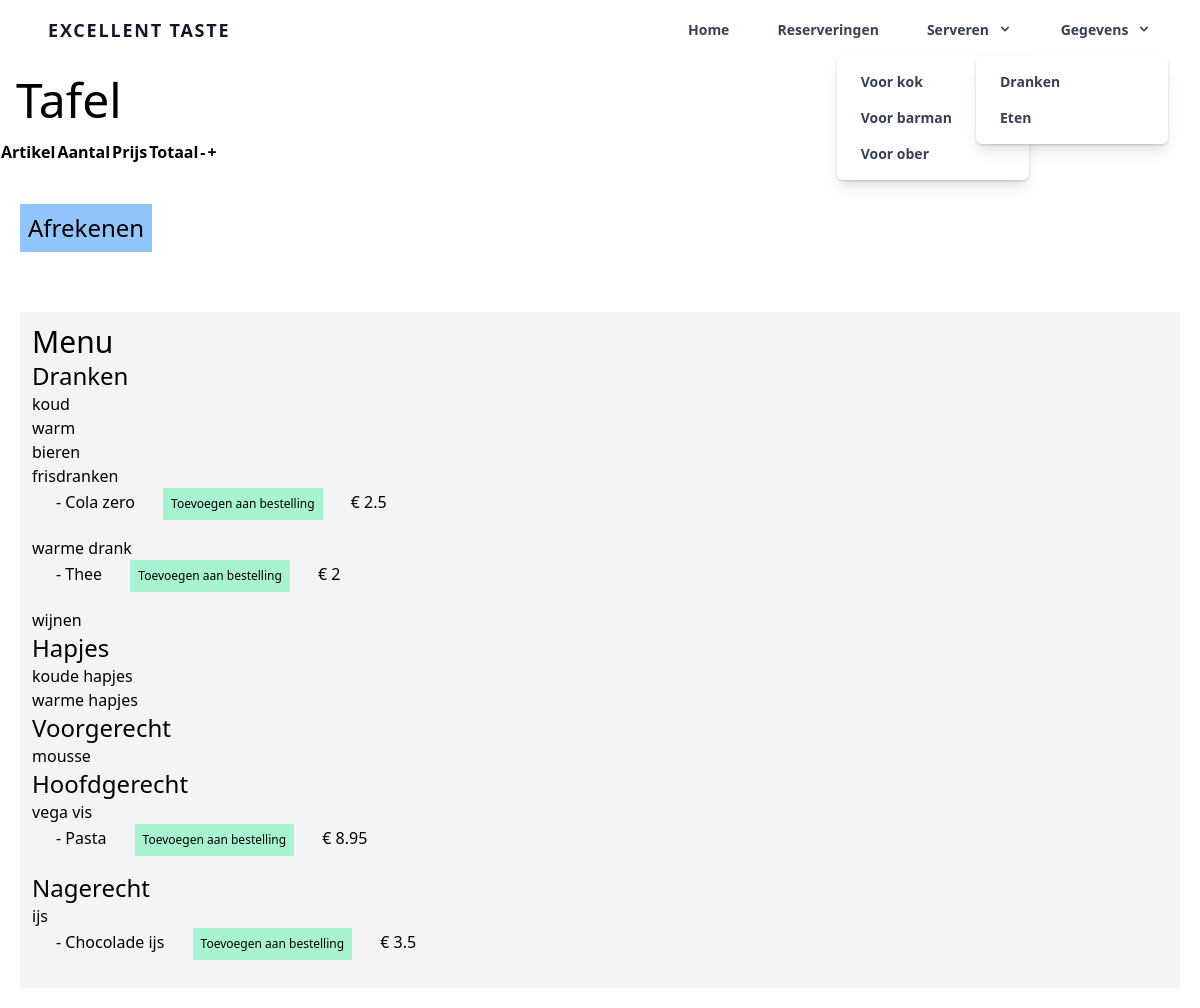
The app's page /views/bestellen.php with its own data.
### tables this page shows
CREATE TABLE gerechtcategorien (
	id int(11) AUTO_INCREMENT PRIMARY KEY,
    code varchar(3) null,
    naam varchar(20) null,
    UNIQUE (id,code)
);

CREATE TABLE gerechtsoorten (
	id int(11) AUTO_INCREMENT PRIMARY KEY not null,
    code varchar(3) null,
    naam varchar(20) null,
    gerechtcategorien_id int(11) not null,
    UNIQUE (id,code)
);

CREATE TABLE menuitems (
	id int(11) AUTO_INCREMENT PRIMARY KEY not null,
    code VARCHAR(4) null,
    naam varchar(30) null,
    gerechtsoort_id int(11) not null,
    prijs double not null,
    UNIQUE (id,code)
);

### src/database/db.class.php (called while the page is built)
<?php
class DB
{
    public static function connect()
    {
        $usernme = 'root';
        $password = '';
        $dsn = "mysql:host=localhost;dbname=ext;charset=utf8mb4";
        $pdo = new PDO($dsn, $usernme, $password);
        return $pdo;
    }
}

### model/Menu.class.php (called while the page is built, shortened)
<?php
class Menu extends DB {
    public static function all()
    {
        $sql = "SELECT * FROM menuitems";
        $stmt = DB::connect()->prepare($sql);
        $stmt->execute();
        $data = $stmt->fetchAll(PDO::FETCH_OBJ);
        return $data;
    }
    public static function allSoorten()
    {
        $sql = "SELECT * FROM gerechtsoorten";
        $stmt = DB::connect()->prepare($sql);
        $stmt->execute();
        $data = $stmt->fetchAll(PDO::FETCH_OBJ);
        return $data;
    }
    public static function allCategorien()
    {
        $sql = "SELECT * FROM gerechtcategorien";
        $stmt = DB::connect()->prepare($sql);
        $stmt->execute();
        $data = $stmt->fetchAll(PDO::FETCH_OBJ);
        return $data;
    }
}

### controllers/MenuController.class.php (called while the page is built, shortened)
<?php
require '../model/Menu.class.php';
class MenuController {
    public function all()
    {
       return Menu::all();
    }
    public function getAllSoorten()
    {
        return Menu::allSoorten();
    }
    public function getAllCategorien()
    {
        return Menu::allCategorien();
    }
}

### views/bestellen.php (the view, shortened to what this page needs)
<?php
include 'navbar.php';
$reservering_id = $_GET['id'];
$reserveringController = new ReserveringController();
$reservering = $reserveringController->find($reservering_id);
$menuController = new MenuController();
$menuCategorien = $menuController->getAllCategorien();
$menuSoorten = $menuController->getAllSoorten();
$menu = $menuController->all();
?>
<h1 class="m-4 text-5xl">Tafel <?php echo $reservering->tafel; ?></h1>
<table>
  <tr>
    <th>Artikel</th>
    <th>Aantal</th>
    <th>Prijs</th>
    <th>Totaal</th>
    <th>-</th>
    <th>+</th>
    <th></th>
  </tr>
</table>
<form method="get" action="../controllers/RequestController.php">
  <input class="p-2 text-2xl hover:bg-blue-400 m-10 ml-5 bg-blue-300" type="submit" value="Afrekenen">
</form>
<div class="m-5 p-3 bg-gray-100">
<h5 class="text-3xl">Menu</h5>
<?php foreach ($menuCategorien as $cat) { ?>
<h5 class="text-2xl"><?php echo $cat->naam; ?></h5>
<?php foreach ($menuSoorten as $soort) { ?>
  <?php if ($soort->gerechtcategorien_id == $cat->id) { ?>
    <h5 class="text-1xl"><?php echo $soort->naam; ?></h5>
        <?php foreach ($menu as $item) { ?>
          <?php if($item->gerechtsoort_id == $soort->id) { ?>
            <form action="../controllers/RequestController.php">
              <label class=" m-5 p-1 w-1/4 text-md "for=""> - <?php echo $item->naam; ?></label>
              <input class="p-2 text-xs hover:bg-green-300 bg-green-200" type="submit" value="Toevoegen aan bestelling">
              <label class=" m-5 p-1 w-1/4 text-md "for=""> € <?php echo $item->prijs; ?></label>
            </form>
            <?php } ?>
 <?php } ?>
 <?php } ?>
 <?php } ?>
 <?php } ?>
  </div>

### views/navbar.php (shortened to what this page needs)
<head>
    <link href="https://unpkg.com/tailwindcss@^2/dist/tailwind.min.css" rel="stylesheet">
    <link rel="stylesheet" href="../src/css/style.css">
    <link rel="stylesheet" href="https://cdnjs.cloudflare.com/ajax/libs/font-awesome/4.7.0/css/font-awesome.min.css">
</head>
<div class="w-full text-gray-700 bg-white dark-mode:text-gray-200 dark-mode:bg-gray-800">
  <div x-data="{ open: false }" class="flex flex-col max-w-screen-xl px-4 mx-auto md:items-center md:justify-between md:flex-row md:px-6 lg:px-8">
    <div class="p-4 flex flex-row items-center justify-between">
      <a href="home.php" class="text-lg font-semibold tracking-widest text-gray-900 uppercase rounded-lg dark-mode:text-white focus:outline-none focus:shadow-outline">Excellent Taste</a>
    </div>
    <nav :class="{'flex': open, 'hidden': !open}" class="flex-col flex-grow pb-4 md:pb-0 hidden md:flex md:justify-end md:flex-row">
    <a class="px-4 py-2 mt-2 text-sm font-semibold bg-transparent rounded-lg dark-mode:bg-transparent dark-mode:hover:bg-gray-600 dark-mode:focus:bg-gray-600 dark-mode:focus:text-white dark-mode:hover:text-white dark-mode:text-gray-200 md:mt-0 md:ml-4 hover:text-gray-900 focus:text-gray-900 hover:bg-gray-200 focus:bg-gray-200 focus:outline-none focus:shadow-outline" href="home.php">Home</a>
      <a class="px-4 py-2 mt-2 text-sm font-semibold bg-transparent rounded-lg dark-mode:bg-transparent dark-mode:hover:bg-gray-600 dark-mode:focus:bg-gray-600 dark-mode:focus:text-white dark-mode:hover:text-white dark-mode:text-gray-200 md:mt-0 md:ml-4 hover:text-gray-900 focus:text-gray-900 hover:bg-gray-200 focus:bg-gray-200 focus:outline-none focus:shadow-outline" href="reserveringen.php">Reserveringen</a>
      <div @click.away="open = false" class="relative" x-data="{ open: false }">
        <button @click="open = !open" class="flex flex-row items-center w-full px-4 py-2 mt-2 text-sm font-semibold text-left bg-transparent rounded-lg dark-mode:bg-transparent dark-mode:focus:text-white dark-mode:hover:text-white dark-mode:focus:bg-gray-600 dark-mode:hover:bg-gray-600 md:w-auto md:inline md:mt-0 md:ml-4 hover:text-gray-900 focus:text-gray-900 hover:bg-gray-200 focus:bg-gray-200 focus:outline-none focus:shadow-outline">
          <span>Serveren</span>
        </button>
        <div x-show="open" x-transition:enter="transition ease-out duration-100" x-transition:enter-start="transform opacity-0 scale-95" x-transition:enter-end="transform opacity-100 scale-100" x-transition:leave="transition ease-in duration-75" x-transition:leave-start="transform opacity-100 scale-100" x-transition:leave-end="transform opacity-0 scale-95" class="absolute right-0 w-full mt-2 origin-top-right rounded-md shadow-lg md:w-48">
          <div class="px-2 py-2 bg-white rounded-md shadow dark-mode:bg-gray-800">
            <a class="block px-4 py-2 mt-2 text-sm font-semibold bg-transparent rounded-lg dark-mode:bg-transparent dark-mode:hover:bg-gray-600 dark-mode:focus:bg-gray-600 dark-mode:focus:text-white dark-mode:hover:text-white dark-mode:text-gray-200 md:mt-0 hover:text-gray-900 focus:text-gray-900 hover:bg-gray-200 focus:bg-gray-200 focus:outline-none focus:shadow-outline" href="kok.php">Voor kok</a>
            <a class="block px-4 py-2 mt-2 text-sm font-semibold bg-transparent rounded-lg dark-mode:bg-transparent dark-mode:hover:bg-gray-600 dark-mode:focus:bg-gray-600 dark-mode:focus:text-white dark-mode:hover:text-white dark-mode:text-gray-200 md:mt-0 hover:text-gray-900 focus:text-gray-900 hover:bg-gray-200 focus:bg-gray-200 focus:outline-none focus:shadow-outline" href="barman.php">Voor barman</a>
            <a class="block px-4 py-2 mt-2 text-sm font-semibold bg-transparent rounded-lg dark-mode:bg-transparent dark-mode:hover:bg-gray-600 dark-mode:focus:bg-gray-600 dark-mode:focus:text-white dark-mode:hover:text-white dark-mode:text-gray-200 md:mt-0 hover:text-gray-900 focus:text-gray-900 hover:bg-gray-200 focus:bg-gray-200 focus:outline-none focus:shadow-outline" href="ober.php">Voor ober</a>
          </div>
        </div>
      </div>
      <div @click.away="open = false" class="relative" x-data="{ open: false }">
        <button @click="open = !open" class="flex flex-row items-center w-full px-4 py-2 mt-2 text-sm font-semibold text-left bg-transparent rounded-lg dark-mode:bg-transparent dark-mode:focus:text-white dark-mode:hover:text-white dark-mode:focus:bg-gray-600 dark-mode:hover:bg-gray-600 md:w-auto md:inline md:mt-0 md:ml-4 hover:text-gray-900 focus:text-gray-900 hover:bg-gray-200 focus:bg-gray-200 focus:outline-none focus:shadow-outline">
          <span>Gegevens</span>
        </button>
        <div x-show="open" x-transition:enter="transition ease-out duration-100" x-transition:enter-start="transform opacity-0 scale-95" x-transition:enter-end="transform opacity-100 scale-100" x-transition:leave="transition ease-in duration-75" x-transition:leave-start="transform opacity-100 scale-100" x-transition:leave-end="transform opacity-0 scale-95" class="absolute right-0 w-full mt-2 origin-top-right rounded-md shadow-lg md:w-48">
          <div class="px-2 py-2 bg-white rounded-md shadow dark-mode:bg-gray-800">
            <a class="block px-4 py-2 mt-2 text-sm font-semibold bg-transparent rounded-lg dark-mode:bg-transparent dark-mode:hover:bg-gray-600 dark-mode:focus:bg-gray-600 dark-mode:focus:text-white dark-mode:hover:text-white dark-mode:text-gray-200 md:mt-0 hover:text-gray-900 focus:text-gray-900 hover:bg-gray-200 focus:bg-gray-200 focus:outline-none focus:shadow-outline" href="dranken.php">Dranken</a>
            <a class="block px-4 py-2 mt-2 text-sm font-semibold bg-transparent rounded-lg dark-mode:bg-transparent dark-mode:hover:bg-gray-600 dark-mode:focus:bg-gray-600 dark-mode:focus:text-white dark-mode:hover:text-white dark-mode:text-gray-200 md:mt-0 hover:text-gray-900 focus:text-gray-900 hover:bg-gray-200 focus:bg-gray-200 focus:outline-none focus:shadow-outline" href="eten.php">Eten</a>
          </div>
        </div>
      </div>
    </nav>
  </div>
</div>

### records on screen
gerechtcategorien: naam "Dranken"
gerechtsoorten: naam "koud"
gerechtsoorten: naam "warm"
gerechtsoorten: naam "bieren"
gerechtsoorten: naam "frisdranken"
menuitems: naam "Cola zero", prijs "2.5"
gerechtsoorten: naam "warme drank"
menuitems: naam "Thee", prijs "2"
gerechtsoorten: naam "wijnen"
gerechtcategorien: naam "Hapjes"
gerechtsoorten: naam "koude hapjes"
gerechtsoorten: naam "warme hapjes"
gerechtcategorien: naam "Voorgerecht"
gerechtsoorten: naam "mousse"
gerechtcategorien: naam "Hoofdgerecht"
gerechtsoorten: naam "vega vis"
menuitems: naam "Pasta", prijs "8.95"
gerechtcategorien: naam "Nagerecht"
gerechtsoorten: naam "ijs"
menuitems: naam "Chocolade ijs", prijs "3.5"
